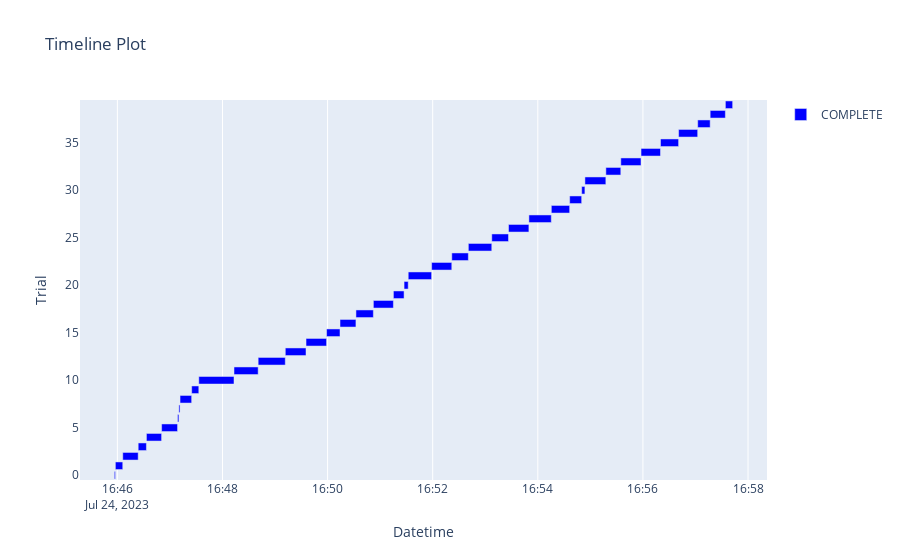

Notebook source saved alongside this figure:
### Code cell
fig = optuna.visualization.plot_timeline(study)
fig.show()

### Figure 1 — Plotly figure (JSON) as saved in the notebook; plotly's stock layout.template omitted (floating-point values rounded to 4 significant figures)
{"data": [{"base": ["2023-07-24T16:45:56.542295", "2023-07-24T16:45:57.709382", "2023-07-24T16:46:06.141526", "2023-07-24T16:46:23.769744", "2023-07-24T16:46:33.169976", "2023-07-24T16:46:50.488241", "2023-07-24T16:47:08.715671", "2023-07-24T16:47:10.215484", "2023-07-24T16:47:11.541243", "2023-07-24T16:47:24.813933", "2023-07-24T16:47:32.973119", "2023-07-24T16:48:13.147245", "2023-07-24T16:48:40.745236", "2023-07-24T16:49:11.713517", "2023-07-24T16:49:35.380203", "2023-07-24T16:49:58.835188", "2023-07-24T16:50:14.186278", "2023-07-24T16:50:32.366897", "2023-07-24T16:50:52.271563", "2023-07-24T16:51:15.142830", "2023-07-24T16:51:27.315586", "2023-07-24T16:51:32.066703", "2023-07-24T16:51:58.780987", "2023-07-24T16:52:21.796631", "2023-07-24T16:52:40.705439", "2023-07-24T16:53:07.456169", "2023-07-24T16:53:26.559030", "2023-07-24T16:53:49.832447", "2023-07-24T16:54:15.438659", "2023-07-24T16:54:36.370783", "2023-07-24T16:54:50.089766", "2023-07-24T16:54:53.779767", "2023-07-24T16:55:17.695039", "2023-07-24T16:55:34.768193", "2023-07-24T16:55:57.857284", "2023-07-24T16:56:20.082356", "2023-07-24T16:56:40.744665", "2023-07-24T16:57:02.537516", "2023-07-24T16:57:16.793718", "2023-07-24T16:57:34.150513"], "hovertemplate": "%{text}<extra>COMPLETE</extra>", "marker": {"color": "blue"}, "name": "COMPLETE", "orientation": "h", "text": ["{<br>  \"number\": 0,<br>  \"values\": [<br>    -2.397077674597182<br>  ],<br>  \"params\": {<br>    \"lambda\": 6.948917155770627,<br>    \"alpha\": 9.898221622814694,<br>    \"learning_rate\": 0.018,<br>    \"n_estimators\": 160,<br>    \"min_child_weight\": 400<br>  }<br>}", "{<br>  \"number\": 1,<br>  \"values\": [<br>    0.7978442314666382<br>  ],<br>  \"params\": {<br>    \"lambda\": 3.4199940912016142,<br>    \"alpha\": 9.680442712336587,<br>    \"learning_rate\": 0.032,<br>    \"n_estimators\": 650,<br>    \"min_child_weight\": 237<br>  }<br>}", "{<br>  \"number\": 2,<br>  \"values\": [<br>    0.7984812692313152<br>  ],<br>  \"params\": {<br>    \"lambda\": 2.766655261188055,<br>    \"alpha\": 3.7548379235099167,<br>    \"learning_rate\": 0.014,<br>    \"n_estimators\": 1080,<br>    \"min_child_weight\": 153<br>  }<br>}", "{<br>  \"number\": 3,<br>  \"values\": [<br>    0.7831982106667277<br>  ],<br>  \"params\": {<br>    \"lambda\": 10.447933418890702,<br>    \"alpha\": 3.390913401426285,<br>    \"learning_rate\": 0.027,<br>    \"n_estimators\": 487,<br>    \"min_child_weight\": 338<br>  }<br>}", "{<br>  \"number\": 4,<br>  \"values\": [<br>    0.7946504929615915<br>  ],<br>  \"params\": {<br>    \"lambda\": 6.212494466375023,<br>    \"alpha\": 8.673026982645993,<br>    \"learning_rate\": 0.018,<br>    \"n_estimators\": 829,<br>    \"min_child_weight\": 135<br>  }<br>}", "{<br>  \"number\": 5,<br>  \"values\": [<br>    0.8106698097874131<br>  ],<br>  \"params\": {<br>    \"lambda\": 4.115502620513029,<br>    \"alpha\": 4.699020076593766,<br>    \"learning_rate\": 0.025,<br>    \"n_estimators\": 837,<br>    \"min_child_weight\": 130<br>  }<br>}", "{<br>  \"number\": 6,<br>  \"values\": [<br>    -0.308534101491023<br>  ],<br>  \"params\": {<br>    \"lambda\": 5.462117228409085,<br>    \"alpha\": 4.093511506195287,<br>    \"learning_rate\": 0.032,<br>    \"n_estimators\": 104,<br>    \"min_child_weight\": 292<br>  }<br>}", "{<br>  \"number\": 7,<br>  \"values\": [<br>    -2.6254832237136396<br>  ],<br>  \"params\": {<br>    \"lambda\": 11.53587743553431,<br>    \"alpha\": 12.20858677561618,<br>    \"learning_rate\": 0.023,<br>    \"n_estimators\": 125,<br>    \"min_child_weight\": 184<br>  }<br>}", "{<br>  \"number\": 8,<br>  \"values\": [<br>    0.8104077415216289<br>  ],<br>  \"params\": {<br>    \"lambda\": 2.9492344088294673,<br>    \"alpha\": 4.609787946522075,<br>    \"learning_rate\": 0.032,<br>    \"n_estimators\": 612,<br>    \"min_child_weight\": 90<br>  }<br>}", "{<br>  \"number\": 9,<br>  \"values\": [<br>    0.7455337437383955<br>  ],<br>  \"params\": {<br>    \"lambda\": 2.790652935024711,<br>    \"alpha\": 12.796860233413524,<br>    \"learning_rate\": 0.017,<br>    \"n_estimators\": 416,<br>    \"min_child_weight\": 92<br>  }<br>}", "{<br>  \"number\": 10,<br>  \"values\": [<br>    0.8262382112854502<br>  ],<br>  \"params\": {<br>    \"lambda\": 4.081507979564549,<br>    \"alpha\": 2.136438974336919,<br>    \"learning_rate\": 0.025,<br>    \"n_estimators\": 1200,<br>    \"min_child_weight\": 6<br>  }<br>}", "{<br>  \"number\": 11,<br>  \"values\": [<br>    0.8227703950588748<br>  ],<br>  \"params\": {<br>    \"lambda\": 4.350435277790342,<br>    \"alpha\": 2.043418458751482,<br>    \"learning_rate\": 0.025,<br>    \"n_estimators\": 1181,<br>    \"min_child_weight\": 23<br>  }<br>}", "{<br>  \"number\": 12,<br>  \"values\": [<br>    0.8242360633921465<br>  ],<br>  \"params\": {<br>    \"lambda\": 4.2716225704292965,<br>    \"alpha\": 2.04967579490934,<br>    \"learning_rate\": 0.025,<br>    \"n_estimators\": 1184,<br>    \"min_child_weight\": 17<br>  }<br>}", "{<br>  \"number\": 13,<br>  \"values\": [<br>    0.823360897906104<br>  ],<br>  \"params\": {<br>    \"lambda\": 2.011263039852335,<br>    \"alpha\": 2.0205082878388065,<br>    \"learning_rate\": 0.025,<br>    \"n_estimators\": 998,<br>    \"min_child_weight\": 7<br>  }<br>}", "{<br>  \"number\": 14,<br>  \"values\": [<br>    0.8246519705685617<br>  ],<br>  \"params\": {<br>    \"lambda\": 4.791425068629764,<br>    \"alpha\": 2.777295981561731,<br>    \"learning_rate\": 0.025,<br>    \"n_estimators\": 1193,<br>    \"min_child_weight\": 48<br>  }<br>}", "{<br>  \"number\": 15,<br>  \"values\": [<br>    0.7978020417712793<br>  ],<br>  \"params\": {<br>    \"lambda\": 8.148936203669406,<br>    \"alpha\": 2.7982423912747127,<br>    \"learning_rate\": 0.025,<br>    \"n_estimators\": 964,<br>    \"min_child_weight\": 472<br>  }<br>}", "{<br>  \"number\": 16,<br>  \"values\": [<br>    0.7978063654894005<br>  ],<br>  \"params\": {<br>    \"lambda\": 14.6400572163996,<br>    \"alpha\": 2.7556801099817085,<br>    \"learning_rate\": 0.014,<br>    \"n_estimators\": 869,<br>    \"min_child_weight\": 63<br>  }<br>}", "{<br>  \"number\": 17,<br>  \"values\": [<br>    0.8105206217977403<br>  ],<br>  \"params\": {<br>    \"lambda\": 5.263059573154406,<br>    \"alpha\": 5.984027825416589,<br>    \"learning_rate\": 0.027,<br>    \"n_estimators\": 1053,<br>    \"min_child_weight\": 205<br>  }<br>}", "{<br>  \"number\": 18,<br>  \"values\": [<br>    0.815930975471067<br>  ],<br>  \"params\": {<br>    \"lambda\": 7.2085296553717075,<br>    \"alpha\": 2.69732636166534,<br>    \"learning_rate\": 0.017,<br>    \"n_estimators\": 1181,<br>    \"min_child_weight\": 56<br>  }<br>}", "{<br>  \"number\": 19,<br>  \"values\": [<br>    0.7983488031536409<br>  ],<br>  \"params\": {<br>    \"lambda\": 5.215090069693166,<br>    \"alpha\": 2.494509042838291,<br>    \"learning_rate\": 0.023,<br>    \"n_estimators\": 770,<br>    \"min_child_weight\": 275<br>  }<br>}", "{<br>  \"number\": 20,<br>  \"values\": [<br>    0.7717407724633172<br>  ],<br>  \"params\": {<br>    \"lambda\": 3.658477841611652,<br>    \"alpha\": 3.336115785845576,<br>    \"learning_rate\": 0.025,<br>    \"n_estimators\": 299,<br>    \"min_child_weight\": 96<br>  }<br>}", "{<br>  \"number\": 21,<br>  \"values\": [<br>    0.8268996474729247<br>  ],<br>  \"params\": {<br>    \"lambda\": 4.468463727712199,<br>    \"alpha\": 2.300794979150857,<br>    \"learning_rate\": 0.025,<br>    \"n_estimators\": 1196,<br>    \"min_child_weight\": 5<br>  }<br>}", "{<br>  \"number\": 22,<br>  \"values\": [<br>    0.8227935588971926<br>  ],<br>  \"params\": {<br>    \"lambda\": 4.673530220202955,<br>    \"alpha\": 2.37389877523824,<br>    \"learning_rate\": 0.025,<br>    \"n_estimators\": 1088,<br>    \"min_child_weight\": 56<br>  }<br>}", "{<br>  \"number\": 23,<br>  \"values\": [<br>    0.8206651062927908<br>  ],<br>  \"params\": {<br>    \"lambda\": 5.978004978519853,<br>    \"alpha\": 3.040445452729952,<br>    \"learning_rate\": 0.025,<br>    \"n_estimators\": 949,<br>    \"min_child_weight\": 16<br>  }<br>}", "{<br>  \"number\": 24,<br>  \"values\": [<br>    0.8221736009884548<br>  ],<br>  \"params\": {<br>    \"lambda\": 4.802983075181742,<br>    \"alpha\": 2.3408096908331677,<br>    \"learning_rate\": 0.025,<br>    \"n_estimators\": 1110,<br>    \"min_child_weight\": 58<br>  }<br>}", "{<br>  \"number\": 25,<br>  \"values\": [<br>    0.811715168712541<br>  ],<br>  \"params\": {<br>    \"lambda\": 3.624290215435623,<br>    \"alpha\": 3.12463723042316,<br>    \"learning_rate\": 0.025,<br>    \"n_estimators\": 996,<br>    \"min_child_weight\": 162<br>  }<br>}", "{<br>  \"number\": 26,<br>  \"values\": [<br>    0.8185918586346042<br>  ],<br>  \"params\": {<br>    \"lambda\": 4.830700603598733,<br>    \"alpha\": 2.3774490397449806,<br>    \"learning_rate\": 0.025,<br>    \"n_estimators\": 1137,<br>    \"min_child_weight\": 111<br>  }<br>}", "{<br>  \"number\": 27,<br>  \"values\": [<br>    0.8241411602223921<br>  ],<br>  \"params\": {<br>    \"lambda\": 6.036522036055325,<br>    \"alpha\": 2.857824196195112,<br>    \"learning_rate\": 0.027,<br>    \"n_estimators\": 1031,<br>    \"min_child_weight\": 40<br>  }<br>}", "{<br>  \"number\": 28,<br>  \"values\": [<br>    0.8080515581580231<br>  ],<br>  \"params\": {<br>    \"lambda\": 3.885755623932084,<br>    \"alpha\": 2.2956270076407237,<br>    \"learning_rate\": 0.017,<br>    \"n_estimators\": 913,<br>    \"min_child_weight\": 75<br>  }<br>}", "{<br>  \"number\": 29,<br>  \"values\": [<br>    0.7841265553404659<br>  ],<br>  \"params\": {<br>    \"lambda\": 7.024763140909404,<br>    \"alpha\": 3.5826152624546856,<br>    \"learning_rate\": 0.018,<br>    \"n_estimators\": 760,<br>    \"min_child_weight\": 406<br>  }<br>}", "{<br>  \"number\": 30,<br>  \"values\": [<br>    0.727321824732672<br>  ],<br>  \"params\": {<br>    \"lambda\": 3.3440509680436543,<br>    \"alpha\": 3.0580857671210886,<br>    \"learning_rate\": 0.023,<br>    \"n_estimators\": 250,<br>    \"min_child_weight\": 227<br>  }<br>}", "{<br>  \"number\": 31,<br>  \"values\": [<br>    0.8249057572431353<br>  ],<br>  \"params\": {<br>    \"lambda\": 4.250513401308234,<br>    \"alpha\": 2.083979922579682,<br>    \"learning_rate\": 0.025,<br>    \"n_estimators\": 1187,<br>    \"min_child_weight\": 13<br>  }<br>}", "{<br>  \"number\": 32,<br>  \"values\": [<br>    0.8200845234434502<br>  ],<br>  \"params\": {<br>    \"lambda\": 4.372794179059032,<br>    \"alpha\": 2.0213886349122165,<br>    \"learning_rate\": 0.025,<br>    \"n_estimators\": 1189,<br>    \"min_child_weight\": 36<br>  }<br>}", "{<br>  \"number\": 33,<br>  \"values\": [<br>    0.8111133521870191<br>  ],<br>  \"params\": {<br>    \"lambda\": 4.013612384071906,<br>    \"alpha\": 2.6257927206038807,<br>    \"learning_rate\": 0.014,<br>    \"n_estimators\": 1116,<br>    \"min_child_weight\": 11<br>  }<br>}", "{<br>  \"number\": 34,<br>  \"values\": [<br>    0.8194675285415425<br>  ],<br>  \"params\": {<br>    \"lambda\": 3.230575842390649,<br>    \"alpha\": 2.314145273195001,<br>    \"learning_rate\": 0.025,<br>    \"n_estimators\": 1066,<br>    \"min_child_weight\": 109<br>  }<br>}", "{<br>  \"number\": 35,<br>  \"values\": [<br>    0.817045380012104<br>  ],<br>  \"params\": {<br>    \"lambda\": 4.881833656777095,<br>    \"alpha\": 2.5821434128407867,<br>    \"learning_rate\": 0.018,<br>    \"n_estimators\": 1118,<br>    \"min_child_weight\": 47<br>  }<br>}", "{<br>  \"number\": 36,<br>  \"values\": [<br>    0.8191739464877074<br>  ],<br>  \"params\": {<br>    \"lambda\": 3.9473300445664083,<br>    \"alpha\": 2.201945073208797,<br>    \"learning_rate\": 0.025,<br>    \"n_estimators\": 1200,<br>    \"min_child_weight\": 142<br>  }<br>}", "{<br>  \"number\": 37,<br>  \"values\": [<br>    0.8187072583689021<br>  ],<br>  \"params\": {<br>    \"lambda\": 5.9423568680835315,<br>    \"alpha\": 2.543355360930076,<br>    \"learning_rate\": 0.032,<br>    \"n_estimators\": 646,<br>    \"min_child_weight\": 5<br>  }<br>}", "{<br>  \"number\": 38,<br>  \"values\": [<br>    0.8050572315005948<br>  ],<br>  \"params\": {<br>    \"lambda\": 3.5473351470178596,<br>    \"alpha\": 3.3192837344936814,<br>    \"learning_rate\": 0.025,<br>    \"n_estimators\": 1030,<br>    \"min_child_weight\": 310<br>  }<br>}", "{<br>  \"number\": 39,<br>  \"values\": [<br>    0.7615795012019732<br>  ],<br>  \"params\": {<br>    \"lambda\": 4.481400895683727,<br>    \"alpha\": 2.2045039054233158,<br>    \"learning_rate\": 0.014,<br>    \"n_estimators\": 575,<br>    \"min_child_weight\": 356<br>  }<br>}"], "textposition": "none", "type": "bar", "x": [1165.0, 8430.0, 17620.0, 9397.0, 17320.0, 18220.0, 1496.0, 1322.0, 13270.0, 8156.0, 40170.0, 27590.0, 30960.0, 23660.0, 23450.0, 15350.0, 18180.0, 19900.0, 22870.0, 12170.0, 4749.0, 26710.0, 23010.0, 18910.0, 26750.0, 19100.0, 23270.0, 25600.0, 20930.0, 13720.0, 3688.0, 23910.0, 17070.0, 23090.0, 22220.0, 20660.0, 21790.0, 14250.0, 17350.0, 8304.0], "y": [0, 1, 2, 3, 4, 5, 6, 7, 8, 9, 10, 11, 12, 13, 14, 15, 16, 17, 18, 19, 20, 21, 22, 23, 24, 25, 26, 27, 28, 29, 30, 31, 32, 33, 34, 35, 36, 37, 38, 39]}], "layout": {"showlegend": true, "title": {"text": "Timeline Plot"}, "xaxis": {"title": {"text": "Datetime"}, "type": "date"}, "yaxis": {"title": {"text": "Trial"}}}}
